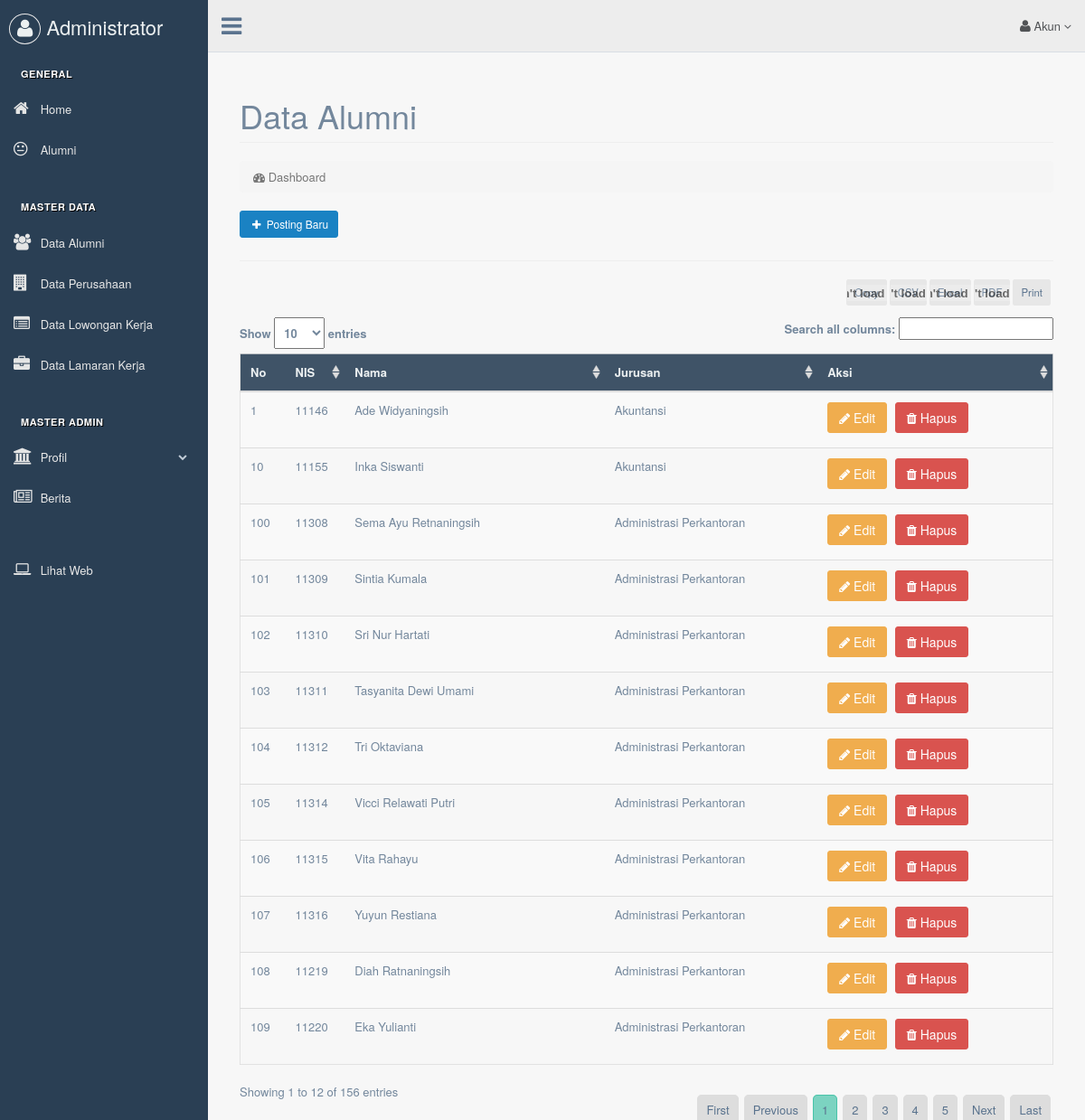
Screenshot of /index.php/admin/alumni with the database file from the repository.
### tables this page shows
CREATE TABLE IF NOT EXISTS `user` (
  `id_user` int(5) NOT NULL AUTO_INCREMENT,
  `nama` varchar(30) NOT NULL,
  `nis` int(10) NOT NULL,
  `jurusan` varchar(30) NOT NULL,
  `email` varchar(30) NOT NULL,
  `pwd` varchar(255) NOT NULL,
  `jk` enum('l','p') NOT NULL,
  `alamat` varchar(100) NOT NULL,
  `hp` varchar(15) NOT NULL,
  `thn` varchar(10) NOT NULL,
  `status` char(2) NOT NULL,
  `tempat` varchar(50) NOT NULL,
  `foto` varchar(100) NOT NULL,
  PRIMARY KEY (`id_user`)
);

### application/controllers/admin/alumni.php (called while the page is built, shortened)
<?php
class Alumni extends CI_Controller {
	public function __Construct(){
	   $this->load->model('model_crud');
	   $this->load->model('model_function');
	}
	public function index()
	{
		$isi['konten'] = "admin/alumni";
		$isi['judul'] = "Data Alumni";
		$isi['halaman'] = "tampil";
		$isi['query'] = $this->model_crud->selectData("user order by id_user asc");
		$this->load->view('admin/index',$isi);
	}
}
	?>

### index.php (called while the page is built, shortened)
<?php
require_once BASEPATH.'core/CodeIgniter.php';

### application/models/model_crud.php (called while the page is built, shortened)
<?php if ( ! defined('BASEPATH')) exit('No direct script access allowed');
class Model_crud extends CI_Model
{
	    function selectData($tablename="",$listfield="",$where="")
	    {
	    	$query=null;
	    	if (empty($listfield)) {
                if (empty($where)) {
                    $query = $this->db->query("select * from ".$tablename);
                } else {
                    $query = $this->db->query("select * from ".$tablename." where ".$where);
                }
            } else {
                if (empty($where)) {
                    $query = $this->db->query("select ".$listfield." from ".$tablename);
                } else {
                    $query = $this->db->query("select ".$listfield." from ".$tablename." where ".$where);
                }
            }
	    	return $query->result();
	    }
}
?>

### application/views/admin/alumni.php (the view, shortened to what this page needs)
<div class='row'>
    <?php
    if($halaman=="tampil"){
    ?>
    <div class='col-md-12'>
        <a href='<?php echo base_url('admin/alumni/tambah');?>' class='btn btn-sm btn-primary'><i class='fa fa-fw fa-plus'></i> Posting Baru</a>
        <hr>
        <div class="box-body table-responsive">
            <table  id="example" class="table table-striped responsive-utilities jambo_table">
                <thead>
                    <tr><th>No</th><th>NIS</th><th>Nama</th><th>Jurusan</th><th>Aksi</th></tr>
                </thead>
                <tbody>
                <?php
                $no = 1;
                foreach ($query as $row) {
                    echo "<tr><td>$no</td><td>$row->nis</td><td>$row->nama</td><td>$row->jurusan</td><td>
                    <a href='".base_url('admin/alumni/edit/'.$row->id_user)."' class='btn btn-warning'><i class='fa fa-pencil'></i> Edit</a>
                    <a href='".base_url('admin/alumni/hapus/'.$row->id_user)."' class='btn btn-danger'><i class='fa fa-trash'></i> Hapus</a>
                    </td></tr>";
                    $no++;
                }
                ?>
                </tbody>
            </table>
        </div>
    </div>
        <?php
    }
    ?>
</div>

### application/views/admin/index.php (shortened to what this page needs)
<!DOCTYPE html>
<html lang="en">
<head>
    <link href="<?php echo base_url('assets/admin/css/bootstrap.min.css');?>" rel="stylesheet">
    <link href="<?php echo base_url('assets/admin/fonts/css/font-awesome.min.css');?>" rel="stylesheet">
    <link href="<?php echo base_url('assets/admin/css/animate.min.css');?>" rel="stylesheet">
    <link href="<?php echo base_url('assets/admin/css/custom.css');?>" rel="stylesheet">
    <link href="<?php echo base_url('assets/admin/css/icheck/flat/green.css');?>" rel="stylesheet">
    <link href="<?php echo base_url('assets/admin/css/datatables/tools/css/dataTables.tableTools.css');?>" rel="stylesheet">
    <link href="<?php echo base_url('assets/admin/css/select/select2.min.css');?>" rel="stylesheet">
</head>
<body class="nav-md">
    <div class="container body">
        <div class="main_container">
            <div class="col-md-3 left_col">
                <div class="left_col scroll-view">
                    <div class="navbar nav_title" style="border: 0;">
                        <a href="<?php echo base_url('admin');?>" class="site_title"> <i class="fa fa-user" style='padding:5px 8px 5px 8px;'></i> <span>Administrator</span></a>
                    </div>
                    <br />
                    <div id="sidebar-menu" class="main_menu_side hidden-print main_menu">
                        <div class="menu_section">
                           <h3>General</h3>
                            <ul class="nav side-menu">
                                <li><a href="<?php echo base_url('admin/main.html');?>" ><i class="fa fa-home"></i> Home </a>
                                </li>
                                <li><a href="<?php echo base_url('admin/alumni');?>" ><i class="fa fa-meh-o"></i> Alumni </a>
                                </li>
                            </ul>
                        </div>
                        <div class="menu_section">
                            <h3>Master Data</h3>
                            <ul class="nav side-menu">
                                <li><a href="<?php echo base_url('admin/siswa.html');?>" ><i class="fa fa-users"></i> Data Alumni</a>
                                </li>
                                <li><a href="<?php echo base_url('admin/perusahaan.html');?>" ><i class="fa fa-building"></i> Data Perusahaan </a>
                                </li>
                                <li><a href="<?php echo base_url('admin/lowongan.html');?>" ><i class="fa fa-list-alt"></i> Data Lowongan Kerja </a>
                                </li>
                                <li><a href="<?php echo base_url('admin/lamaran.html');?>" ><i class="fa fa-briefcase"></i> Data Lamaran Kerja </a>
                                </li>
                            </ul>
                        </div>
                        <div class="menu_section">
                            <h3>Master Admin</h3>
                            <ul class="nav side-menu">
                                <li><a><i class="fa fa-university"></i> Profil <span class="fa fa-chevron-down"></span></a>
                                </li>
                                <li><a href="<?php echo base_url('admin/berita.html');?>" ><i class="fa fa-newspaper-o"></i> Berita </a>
                                </li>
                            </ul>
                        </div>
                        <div class="menu_section">
                            <ul class="nav side-menu">
                                <li><a href="<?php echo base_url();?>"  target="_blank"><i class="fa fa-laptop"></i> Lihat Web </a>
                                </li>
                            </ul>
                        </div>
                    </div>
                </div>
            </div>
            <div class="top_nav">
                <div class="nav_menu">
                    <nav class="" role="navigation">
                        <div class="nav toggle">
                            <a id="menu_toggle"><i class="fa fa-bars"></i></a>
                        </div>
                        <ul class="nav navbar-nav navbar-right">
                            <li class="">
                                <a href="javascript:;" class="user-profile dropdown-toggle" data-toggle="dropdown" aria-expanded="false">
                                    <i class="fa fa-user"></i> Akun
                                    <span class=" fa fa-angle-down"></span>
                                </a>
                            </li>
                        </ul>
                    </nav>
                </div>
            </div>
            <div class="right_col" role="main">
                <div class="container-fluid">
                <div class="row">
                    <div class="col-lg-12">
                        <h1 class="page-header">
                            <?php
                            echo $judul;
                            ?>
                        </h1>
                        <ol class="breadcrumb">
                            <li class="active">
                                <i class="fa fa-dashboard"></i> Dashboard
                            </li>
                        </ol>
                    </div>
                </div>
                <?php
                $this->load->view($konten);
                ?>
            </div>
                </div>
            </div>
        </div>
        <div id="custom_notifications" class="custom-notifications dsp_none">
            <div class="clearfix"></div>
        </div>
</body>
</html>

### rows the page displays
user: nis "11146", nama "Ade Widyaningsih", jurusan "Akuntansi"
user: nis "11155", nama "Inka Siswanti", jurusan "Akuntansi"
user: nis "11308", nama "Sema Ayu Retnaningsih", jurusan "Administrasi Perkantoran"
user: nis "11309", nama "Sintia Kumala", jurusan "Administrasi Perkantoran"
user: nis "11310", nama "Sri Nur Hartati", jurusan "Administrasi Perkantoran"
user: nis "11311", nama "Tasyanita Dewi Umami", jurusan "Administrasi Perkantoran"
user: nis "11312", nama "Tri Oktaviana", jurusan "Administrasi Perkantoran"
user: nis "11314", nama "Vicci Relawati Putri", jurusan "Administrasi Perkantoran"
user: nis "11315", nama "Vita Rahayu", jurusan "Administrasi Perkantoran"
user: nis "11316", nama "Yuyun Restiana", jurusan "Administrasi Perkantoran"
user: nis "11219", nama "Diah Ratnaningsih", jurusan "Administrasi Perkantoran"
user: nis "11220", nama "Eka Yulianti", jurusan "Administrasi Perkantoran"

### other values shown
$judul "Data Alumni"
